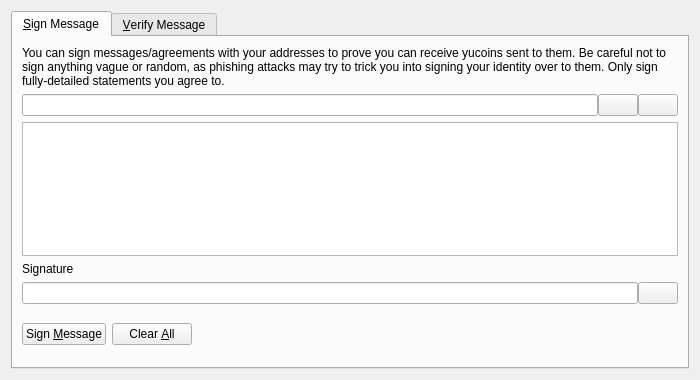
<?xml version="1.0" encoding="UTF-8"?>
<ui version="4.0">
 <class>SignVerifyMessageDialog</class>
 <widget class="QDialog" name="SignVerifyMessageDialog">
  <property name="geometry">
   <rect>
    <x>0</x>
    <y>0</y>
    <width>700</width>
    <height>380</height>
   </rect>
  </property>
  <property name="windowTitle">
   <string>Signatures - Sign / Verify a Message</string>
  </property>
  <property name="modal">
   <bool>true</bool>
  </property>
  <layout class="QVBoxLayout" name="verticalLayout">
   <item>
    <widget class="QTabWidget" name="tabWidget">
     <property name="currentIndex">
      <number>0</number>
     </property>
     <widget class="QWidget" name="tabSignMessage">
      <attribute name="title">
       <string>&amp;Sign Message</string>
      </attribute>
      <layout class="QVBoxLayout" name="verticalLayout_SM">
       <item>
        <widget class="QLabel" name="infoLabel_SM">
         <property name="text">
          <string>You can sign messages/agreements with your addresses to prove you can receive yucoins sent to them. Be careful not to sign anything vague or random, as phishing attacks may try to trick you into signing your identity over to them. Only sign fully-detailed statements you agree to.</string>
         </property>
         <property name="textFormat">
          <enum>Qt::PlainText</enum>
         </property>
         <property name="wordWrap">
          <bool>true</bool>
         </property>
        </widget>
       </item>
       <item>
        <layout class="QHBoxLayout" name="horizontalLayout_1_SM">
         <property name="spacing">
          <number>0</number>
         </property>
         <item>
          <widget class="QValidatedLineEdit" name="addressIn_SM">
           <property name="toolTip">
            <string>The Yucoin address to sign the message with</string>
           </property>
          </widget>
         </item>
         <item>
          <widget class="QPushButton" name="addressBookButton_SM">
           <property name="toolTip">
            <string>Choose previously used address</string>
           </property>
           <property name="text">
            <string/>
           </property>
           <property name="icon">
            <iconset resource="../bitcoin.qrc">
             <normaloff>:/icons/address-book</normaloff>:/icons/address-book</iconset>
           </property>
           <property name="shortcut">
            <string>Alt+A</string>
           </property>
           <property name="autoDefault">
            <bool>false</bool>
           </property>
          </widget>
         </item>
         <item>
          <widget class="QPushButton" name="pasteButton_SM">
           <property name="toolTip">
            <string>Paste address from clipboard</string>
           </property>
           <property name="text">
            <string/>
           </property>
           <property name="icon">
            <iconset resource="../bitcoin.qrc">
             <normaloff>:/icons/editpaste</normaloff>:/icons/editpaste</iconset>
           </property>
           <property name="shortcut">
            <string>Alt+P</string>
           </property>
           <property name="autoDefault">
            <bool>false</bool>
           </property>
          </widget>
         </item>
        </layout>
       </item>
       <item>
        <widget class="QPlainTextEdit" name="messageIn_SM">
         <property name="toolTip">
          <string>Enter the message you want to sign here</string>
         </property>
        </widget>
       </item>
       <item>
        <widget class="QLabel" name="signatureLabel_SM">
         <property name="text">
          <string>Signature</string>
         </property>
         <property name="textFormat">
          <enum>Qt::PlainText</enum>
         </property>
        </widget>
       </item>
       <item>
        <layout class="QHBoxLayout" name="horizontalLayout_2_SM">
         <property name="spacing">
          <number>0</number>
         </property>
         <item>
          <widget class="QLineEdit" name="signatureOut_SM">
           <property name="font">
            <font>
             <italic>true</italic>
            </font>
           </property>
           <property name="readOnly">
            <bool>true</bool>
           </property>
          </widget>
         </item>
         <item>
          <widget class="QPushButton" name="copySignatureButton_SM">
           <property name="toolTip">
            <string>Copy the current signature to the system clipboard</string>
           </property>
           <property name="text">
            <string/>
           </property>
           <property name="icon">
            <iconset resource="../bitcoin.qrc">
             <normaloff>:/icons/editcopy</normaloff>:/icons/editcopy</iconset>
           </property>
           <property name="autoDefault">
            <bool>false</bool>
           </property>
          </widget>
         </item>
        </layout>
       </item>
       <item>
        <layout class="QHBoxLayout" name="horizontalLayout_3_SM">
         <item>
          <widget class="QPushButton" name="signMessageButton_SM">
           <property name="toolTip">
            <string>Sign the message to prove you own this Yucoin address</string>
           </property>
           <property name="text">
            <string>Sign &amp;Message</string>
           </property>
           <property name="icon">
            <iconset resource="../bitcoin.qrc">
             <normaloff>:/icons/edit</normaloff>:/icons/edit</iconset>
           </property>
           <property name="autoDefault">
            <bool>false</bool>
           </property>
          </widget>
         </item>
         <item>
          <widget class="QPushButton" name="clearButton_SM">
           <property name="toolTip">
            <string>Reset all sign message fields</string>
           </property>
           <property name="text">
            <string>Clear &amp;All</string>
           </property>
           <property name="icon">
            <iconset resource="../bitcoin.qrc">
             <normaloff>:/icons/remove</normaloff>:/icons/remove</iconset>
           </property>
           <property name="autoDefault">
            <bool>false</bool>
           </property>
          </widget>
         </item>
         <item>
          <spacer name="horizontalSpacer_1_SM">
           <property name="orientation">
            <enum>Qt::Horizontal</enum>
           </property>
           <property name="sizeHint" stdset="0">
            <size>
             <width>40</width>
             <height>48</height>
            </size>
           </property>
          </spacer>
         </item>
         <item>
          <widget class="QLabel" name="statusLabel_SM">
           <property name="font">
            <font>
             <weight>75</weight>
             <bold>true</bold>
            </font>
           </property>
           <property name="text">
            <string/>
           </property>
           <property name="wordWrap">
            <bool>true</bool>
           </property>
          </widget>
         </item>
         <item>
          <spacer name="horizontalSpacer_2_SM">
           <property name="orientation">
            <enum>Qt::Horizontal</enum>
           </property>
           <property name="sizeHint" stdset="0">
            <size>
             <width>40</width>
             <height>48</height>
            </size>
           </property>
          </spacer>
         </item>
        </layout>
       </item>
      </layout>
     </widget>
     <widget class="QWidget" name="tabVerifyMessage">
      <attribute name="title">
       <string>&amp;Verify Message</string>
      </attribute>
      <layout class="QVBoxLayout" name="verticalLayout_VM">
       <item>
        <widget class="QLabel" name="infoLabel_VM">
         <property name="text">
          <string>Enter the receiver's address, message (ensure you copy line breaks, spaces, tabs, etc. exactly) and signature below to verify the message. Be careful not to read more into the signature than what is in the signed message itself, to avoid being tricked by a man-in-the-middle attack. Note that this only proves the signing party receives with the address, it cannot prove sendership of any transaction!</string>
         </property>
         <property name="textFormat">
          <enum>Qt::PlainText</enum>
         </property>
         <property name="alignment">
          <set>Qt::AlignLeading|Qt::AlignLeft|Qt::AlignTop</set>
         </property>
         <property name="wordWrap">
          <bool>true</bool>
         </property>
        </widget>
       </item>
       <item>
        <layout class="QHBoxLayout" name="horizontalLayout_1_VM">
         <property name="spacing">
          <number>0</number>
         </property>
         <item>
          <widget class="QValidatedLineEdit" name="addressIn_VM">
           <property name="toolTip">
            <string>The Yucoin address the message was signed with</string>
           </property>
          </widget>
         </item>
         <item>
          <widget class="QPushButton" name="addressBookButton_VM">
           <property name="toolTip">
            <string>Choose previously used address</string>
           </property>
           <property name="text">
            <string/>
           </property>
           <property name="icon">
            <iconset resource="../bitcoin.qrc">
             <normaloff>:/icons/address-book</normaloff>:/icons/address-book</iconset>
           </property>
           <property name="shortcut">
            <string>Alt+A</string>
           </property>
           <property name="autoDefault">
            <bool>false</bool>
           </property>
          </widget>
         </item>
        </layout>
       </item>
       <item>
        <widget class="QPlainTextEdit" name="messageIn_VM"/>
       </item>
       <item>
        <widget class="QValidatedLineEdit" name="signatureIn_VM"/>
       </item>
       <item>
        <layout class="QHBoxLayout" name="horizontalLayout_2_VM">
         <item>
          <widget class="QPushButton" name="verifyMessageButton_VM">
           <property name="toolTip">
            <string>Verify the message to ensure it was signed with the specified Yucoin address</string>
           </property>
           <property name="text">
            <string>Verify &amp;Message</string>
           </property>
           <property name="icon">
            <iconset resource="../bitcoin.qrc">
             <normaloff>:/icons/transaction_0</normaloff>:/icons/transaction_0</iconset>
           </property>
           <property name="autoDefault">
            <bool>false</bool>
           </property>
          </widget>
         </item>
         <item>
          <widget class="QPushButton" name="clearButton_VM">
           <property name="toolTip">
            <string>Reset all verify message fields</string>
           </property>
           <property name="text">
            <string>Clear &amp;All</string>
           </property>
           <property name="icon">
            <iconset resource="../bitcoin.qrc">
             <normaloff>:/icons/remove</normaloff>:/icons/remove</iconset>
           </property>
           <property name="autoDefault">
            <bool>false</bool>
           </property>
          </widget>
         </item>
         <item>
          <spacer name="horizontalSpacer_1_VM">
           <property name="orientation">
            <enum>Qt::Horizontal</enum>
           </property>
           <property name="sizeHint" stdset="0">
            <size>
             <width>40</width>
             <height>48</height>
            </size>
           </property>
          </spacer>
         </item>
         <item>
          <widget class="QLabel" name="statusLabel_VM">
           <property name="font">
            <font>
             <weight>75</weight>
             <bold>true</bold>
            </font>
           </property>
           <property name="text">
            <string/>
           </property>
           <property name="wordWrap">
            <bool>true</bool>
           </property>
          </widget>
         </item>
         <item>
          <spacer name="horizontalSpacer_2_VM">
           <property name="orientation">
            <enum>Qt::Horizontal</enum>
           </property>
           <property name="sizeHint" stdset="0">
            <size>
             <width>40</width>
             <height>48</height>
            </size>
           </property>
          </spacer>
         </item>
        </layout>
       </item>
      </layout>
     </widget>
    </widget>
   </item>
  </layout>
 </widget>
 <customwidgets>
  <customwidget>
   <class>QValidatedLineEdit</class>
   <extends>QLineEdit</extends>
   <header>qt/qvalidatedlineedit.h</header>
  </customwidget>
 </customwidgets>
 <resources>
  <include location="../bitcoin.qrc"/>
 </resources>
 <connections/>
</ui>
